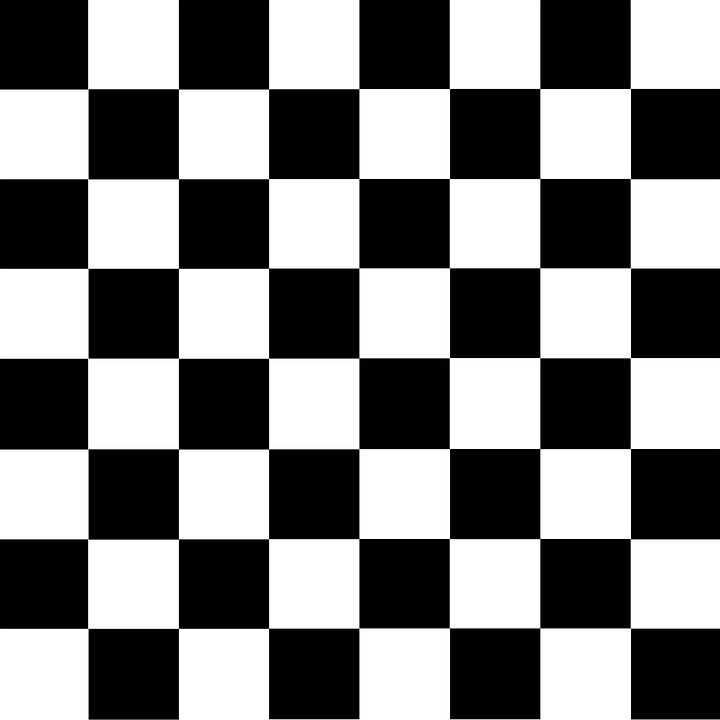
#> input picture OpenCV/PicVid/Chessboard.jpg, 720 x 720 px, found by its file name
$ python HarrisCornerDetection.py
#> lines starting #> are read from the running program, lines starting #| are printed output that depends on the picture; after the words box and inside, x2 and y2 are one past the last pixel; in counts of white or black regions, pixels touching at a corner belong together
import cv2
import numpy as np

filename = '/Users/macboiiii/Documents/LearnProjects/OpenCV/Chessboard.jpg'
img = cv2.imread(filename)
#> img is the input picture: shape (720, 720, 3); min 0, max 255, mean 127.7
gray = cv2.cvtColor(img,cv2.COLOR_BGR2GRAY)

gray = np.float32(gray)
dst = cv2.cornerHarris(gray,2,3,0.04)
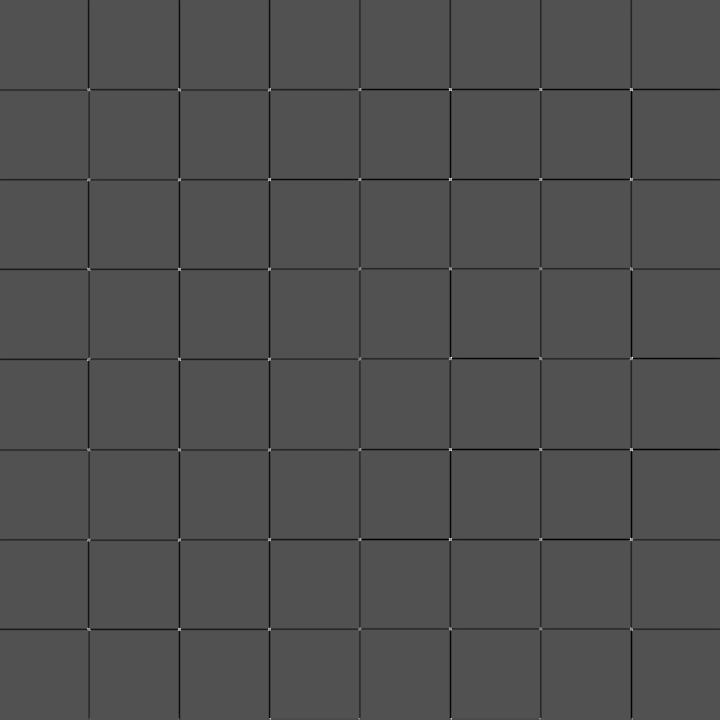
#> dst: shape (720, 720) float32; min -169130016, max 358880352, mean -3211860.2; drawn with min black and max white

#result is diliated for marking the corners
dst = cv2.dilate(dst,None)
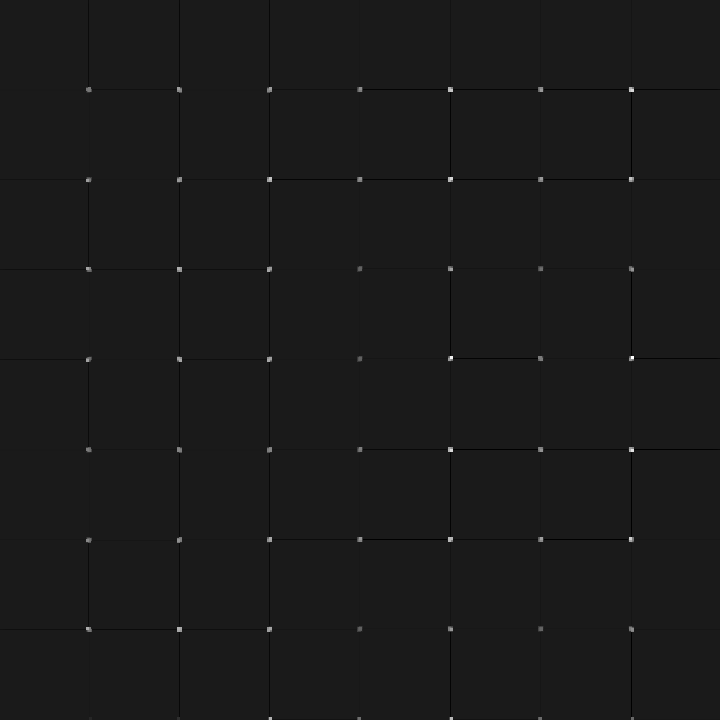
#> dst: shape (720, 720) float32; min -42283804, max 358880352, mean 97817.2; drawn with min black and max white

img[dst>0.01*dst.max()]=[0,255,255]
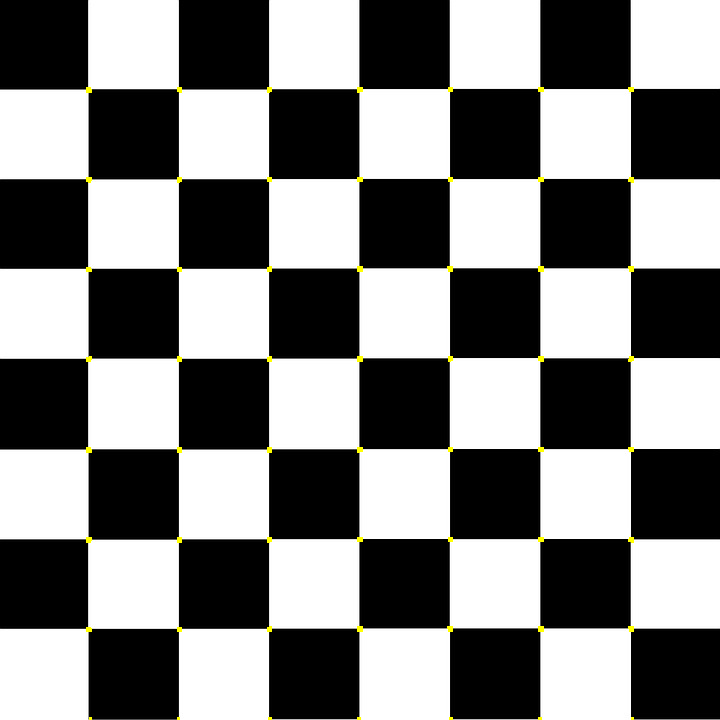
#> img: shape (720, 720, 3); 0.3% of pixels changed, all inside (x1, y1, x2, y2) = (86, 87, 634, 720)

cv2.imshow('dst',img)
if cv2.waitKey(0) & 0xff == 27:
#> (key Esc is pressed here)
    cv2.destroyAllWindows()
